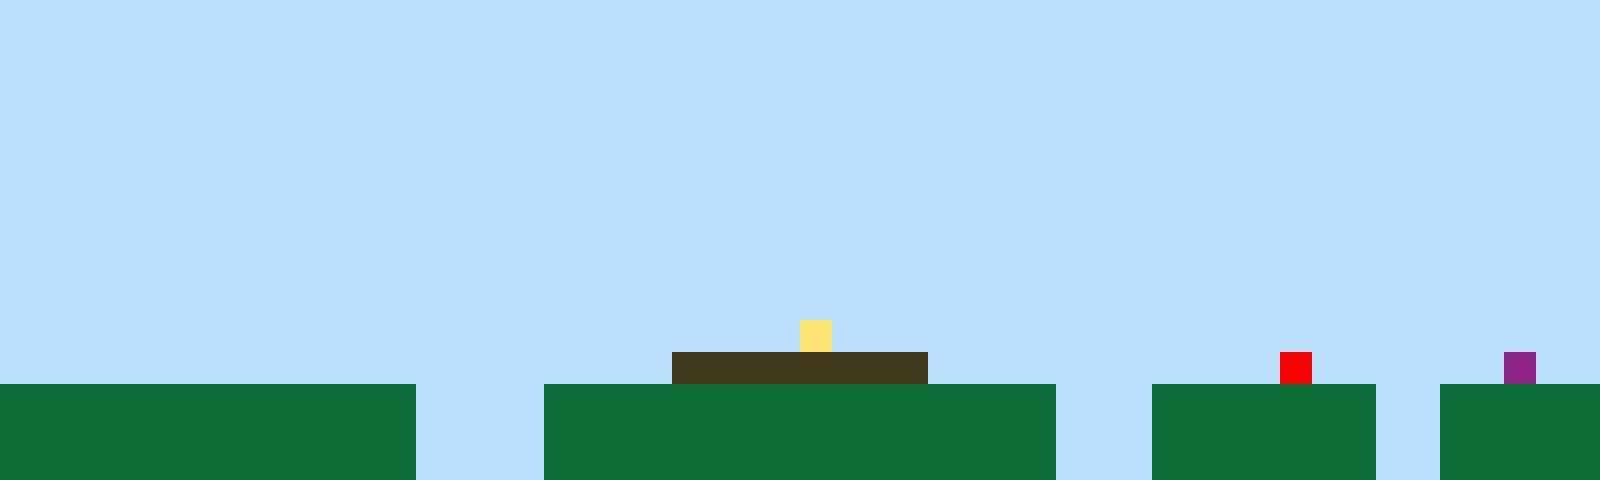

Tiled map render using the project's own tile images. Description and the whole map definition, tile-layer contents included, below:
An orthogonal 50x15 tile map with 32x32 px tiles, 1 tile layer (Tile Layer 1).

<map version="1.10" tiledversion="1.11.2" orientation="orthogonal" renderorder="right-up" width="50" height="15" tilewidth="32" tileheight="32" infinite="0" nextlayerid="2" nextobjectid="1"><editorsettings><export target="map1.csv" format="csv" /></editorsettings><tileset firstgid="1" name="sprites" tilewidth="32" tileheight="32" tilecount="6" columns="3"><image source="sprites.png" width="96" height="64" /></tileset><layer id="1" name="Tile Layer 1" width="50" height="15"><data encoding="csv">1,1,1,1,1,1,1,1,1,1,1,1,1,1,1,1,1,1,1,1,1,1,1,1,1,1,1,1,1,1,1,1,1,1,1,1,1,1,1,1,1,1,1,1,1,1,1,1,1,1,1,1,1,1,1,1,1,1,1,1,1,1,1,1,1,1,1,1,1,1,1,1,1,1,1,1,1,1,1,1,1,1,1,1,1,1,1,1,1,1,1,1,1,1,1,1,1,1,1,1,1,1,1,1,1,1,1,1,1,1,1,1,1,1,1,1,1,1,1,1,1,1,1,1,1,1,1,1,1,1,1,1,1,1,1,1,1,1,1,1,1,1,1,1,1,1,1,1,1,1,1,1,1,1,1,1,1,1,1,1,1,1,1,1,1,1,1,1,1,1,1,1,1,1,1,1,1,1,1,1,1,1,1,1,1,1,1,1,1,1,1,1,1,1,1,1,1,1,1,1,1,1,1,1,1,1,1,1,1,1,1,1,1,1,1,1,1,1,1,1,1,1,1,1,1,1,1,1,1,1,1,1,1,1,1,1,1,1,1,1,1,1,1,1,1,1,1,1,1,1,1,1,1,1,1,1,1,1,1,1,1,1,1,1,1,1,1,1,1,1,1,1,1,1,1,1,1,1,1,1,1,1,1,1,1,1,1,1,1,1,1,1,1,1,1,1,1,1,1,1,1,1,1,1,1,1,1,1,1,1,1,1,1,1,1,1,1,1,1,1,1,1,1,1,1,1,1,1,1,1,1,1,1,1,1,1,1,1,1,1,1,1,1,1,1,1,1,1,1,1,1,1,1,1,1,1,1,1,1,1,1,1,1,1,1,1,1,1,1,1,1,1,1,1,1,1,1,1,1,1,1,1,1,1,1,1,1,1,1,1,1,1,1,1,1,1,1,1,1,1,1,1,1,1,1,1,1,1,1,1,1,1,1,1,1,1,1,1,1,1,1,1,1,1,1,1,1,1,1,1,1,1,1,1,1,1,1,1,1,1,1,1,1,1,1,1,1,1,1,1,1,1,1,1,1,1,1,1,1,1,1,1,1,1,1,1,1,1,1,1,1,1,1,1,1,1,1,1,1,1,1,1,1,1,1,1,1,1,1,1,1,1,1,1,1,1,1,1,1,1,1,1,1,1,1,1,1,1,1,1,1,1,1,1,1,1,1,1,1,1,1,1,1,1,1,4,1,1,1,1,1,1,1,1,1,1,1,1,1,1,1,1,1,1,1,1,1,1,1,1,1,1,1,1,1,1,1,1,1,1,1,1,1,1,1,1,1,1,1,1,1,3,3,3,3,3,3,3,3,1,1,1,1,1,1,1,1,1,1,1,5,1,1,1,1,1,1,6,1,1,2,2,2,2,2,2,2,2,2,2,2,2,2,1,1,1,1,2,2,2,2,2,2,2,2,2,2,2,2,2,2,2,2,1,1,1,2,2,2,2,2,2,2,1,1,2,2,2,2,2,2,2,2,2,2,2,2,2,2,2,2,2,2,1,1,1,1,2,2,2,2,2,2,2,2,2,2,2,2,2,2,2,2,1,1,1,2,2,2,2,2,2,2,1,1,2,2,2,2,2,2,2,2,2,2,2,2,2,2,2,2,2,2,1,1,1,1,2,2,2,2,2,2,2,2,2,2,2,2,2,2,2,2,1,1,1,2,2,2,2,2,2,2,1,1,2,2,2,2,2</data></layer></map>
